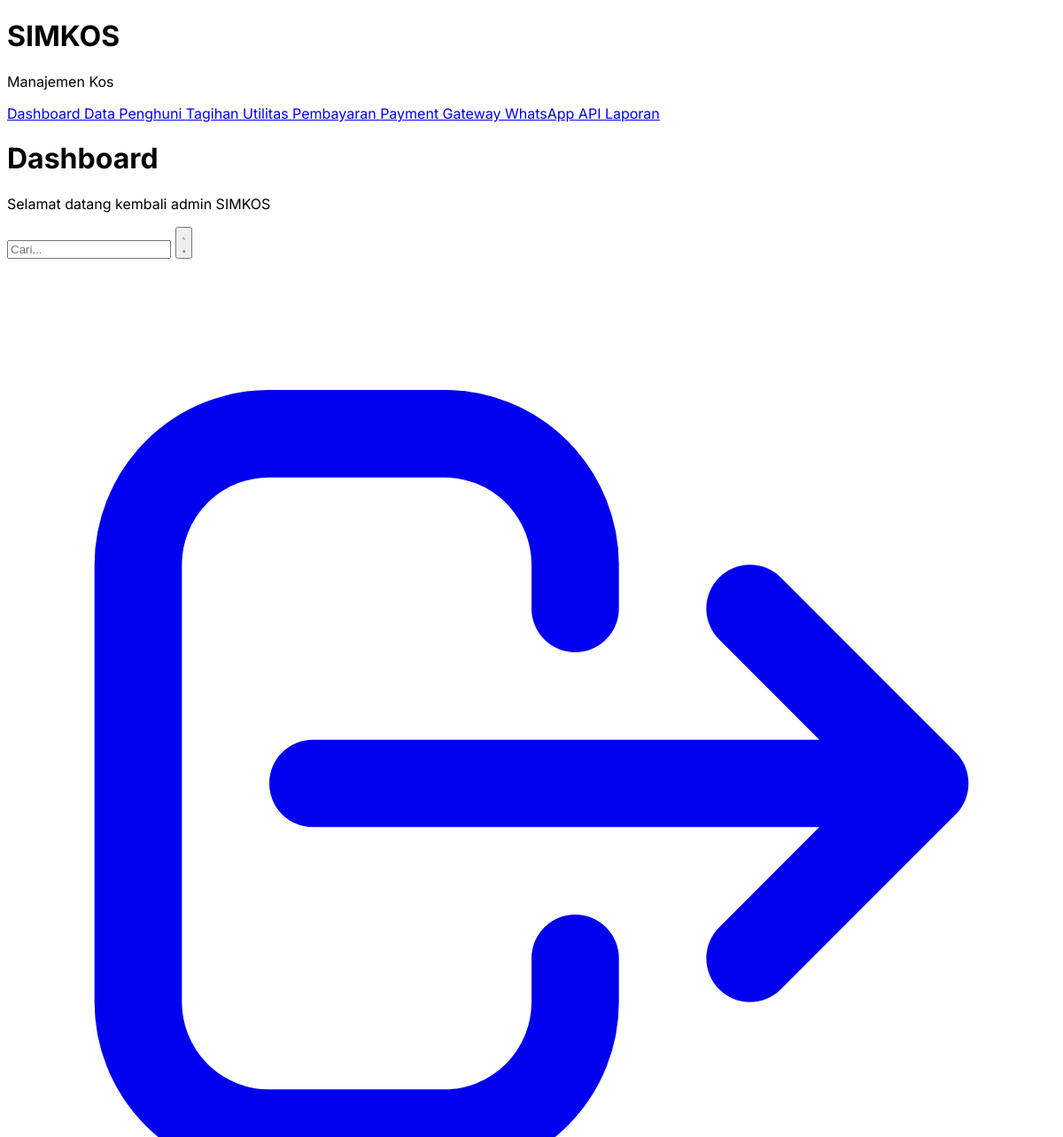
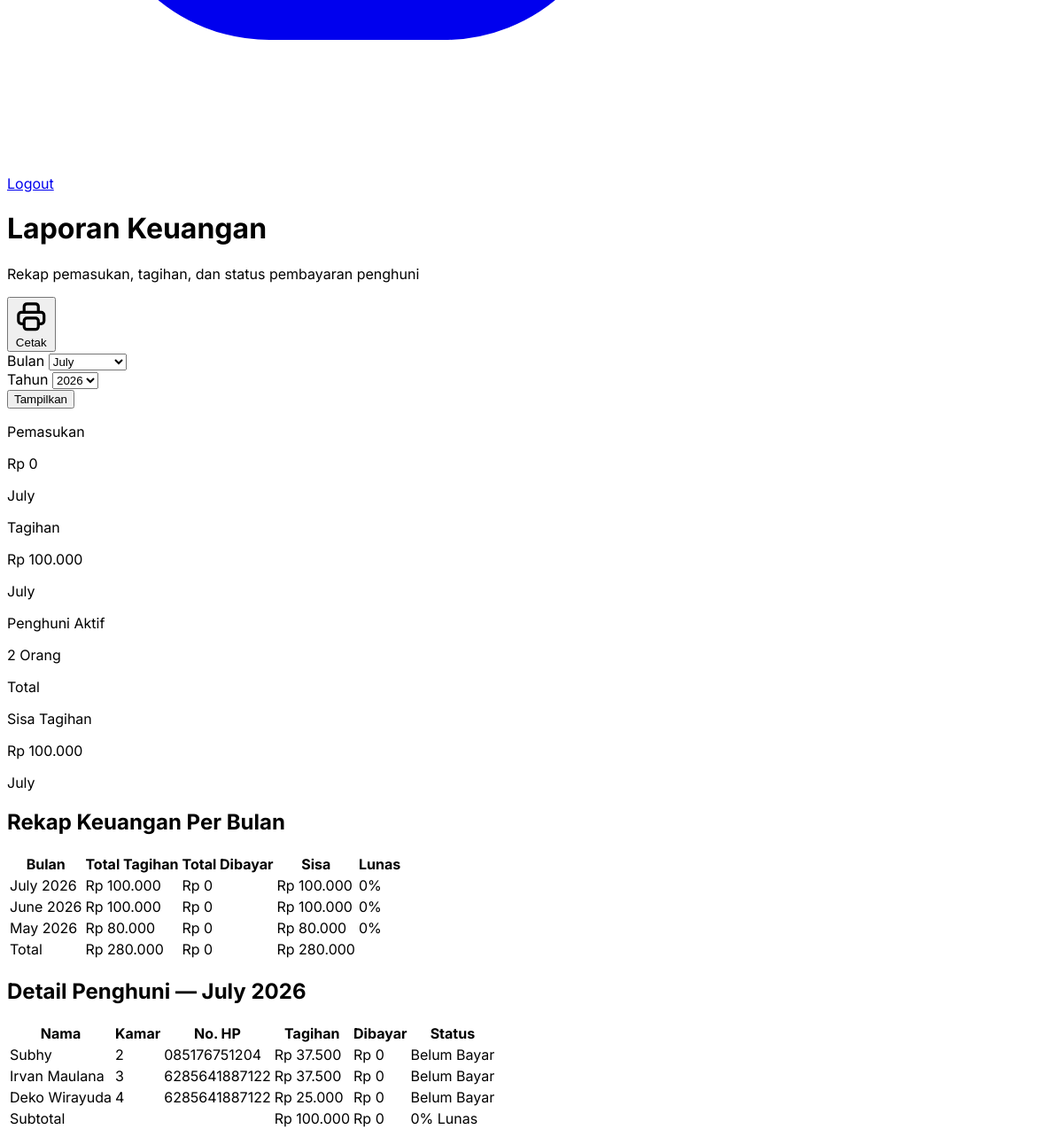
Screenshot of /laporan/index.php (signed in) with the database file from the repository (2 pictures, top to bottom).
### tables this page shows
CREATE TABLE `detail_tagihan` (
  `id` int(11) NOT NULL,
  `tagihan_id` int(11) NOT NULL,
  `penghuni_id` int(11) NOT NULL,
  `bobot` decimal(3,1) NOT NULL,
  `nominal_tagihan` decimal(12,2) NOT NULL,
  `status_bayar` enum('Belum Bayar','Lunas') DEFAULT 'Belum Bayar',
  `midtrans_order_id` varchar(100) DEFAULT NULL,
  `midtrans_va_number` varchar(50) DEFAULT NULL,
  `midtrans_va_bank` varchar(20) DEFAULT NULL,
  `midtrans_transaction_id` varchar(100) DEFAULT NULL,
  `midtrans_expiry` datetime DEFAULT NULL,
  `tagihan_listrik` decimal(12,2) DEFAULT 0.00,
  `tagihan_wifi` decimal(12,2) DEFAULT 0.00,
  `tagihan_air` decimal(12,2) DEFAULT 0.00,
  `tagihan_sampah` decimal(12,2) DEFAULT 0.00
);

CREATE TABLE `penghuni` (
  `no` int(11) NOT NULL,
  `no_kamar` int(11) NOT NULL,
  `nik` varchar(16) NOT NULL,
  `nama_lengkap` varchar(100) NOT NULL,
  `alamat` text NOT NULL,
  `no_hp` varchar(15) NOT NULL,
  `status_kamar` enum('Aktif','Tidak Aktif') DEFAULT 'Aktif',
  `status_pembayaran` enum('Lunas','Menunggak','Belum Lunas') DEFAULT 'Belum Lunas'
);

### laporan/index.php (the view, shortened to what this page needs)
<?php
include '../config/koneksi.php';
$qMonths = mysqli_query($conn, "
    SELECT DISTINCT bulan, tahun FROM tagihan_utilitas
    ORDER BY tahun DESC, id DESC
");
$availableMonths = [];
while ($m = mysqli_fetch_assoc($qMonths)) {
    $availableMonths[] = $m;
}
$latestMonth = !empty($availableMonths) ? $availableMonths[0]['bulan'] : date('F');
$latestYear  = !empty($availableMonths) ? $availableMonths[0]['tahun'] : date('Y');
$selectedBulan = isset($_GET['bulan']) ? mysqli_real_escape_string($conn, $_GET['bulan']) : $latestMonth;
$selectedTahun = isset($_GET['tahun']) ? mysqli_real_escape_string($conn, $_GET['tahun']) : $latestYear;
$qPemasukan = mysqli_query($conn, "
    SELECT COALESCE(SUM(pb.jumlah_bayar), 0) total
    FROM pembayaran pb
    JOIN detail_tagihan dt ON pb.detail_tagihan_id = dt.id
    JOIN tagihan_utilitas tu ON dt.tagihan_id = tu.id
    WHERE pb.status = 'Diterima'
      AND tu.bulan = '$selectedBulan'
      AND tu.tahun = '$selectedTahun'
");
$pemasukan = (float)(mysqli_fetch_assoc($qPemasukan)['total'] ?? 0);
$qTagihan = mysqli_query($conn, "
    SELECT COALESCE(SUM(total_tagihan), 0) total
    FROM tagihan_utilitas
    WHERE bulan = '$selectedBulan' AND tahun = '$selectedTahun'
");
$tagihan = (float)(mysqli_fetch_assoc($qTagihan)['total'] ?? 0);
$qAktif = mysqli_query($conn, "SELECT COUNT(*) total FROM penghuni WHERE status_kamar = 'Aktif'");
$aktif = (int)(mysqli_fetch_assoc($qAktif)['total'] ?? 0);
$qRekap = mysqli_query($conn, "
    SELECT
        tu.bulan,
        tu.tahun,
        tu.total_tagihan,
        COALESCE((
            SELECT SUM(pb.jumlah_bayar)
            FROM pembayaran pb
            JOIN detail_tagihan dt2 ON pb.detail_tagihan_id = dt2.id
            WHERE dt2.tagihan_id = tu.id AND pb.status = 'Diterima'
        ), 0) as total_dibayar,
        COUNT(dt.id) as total_penghuni,
        SUM(CASE WHEN dt.status_bayar = 'Lunas' THEN 1 ELSE 0 END) as lunas_penghuni
    FROM tagihan_utilitas tu
    JOIN detail_tagihan dt ON dt.tagihan_id = tu.id
    GROUP BY tu.id
    ORDER BY tu.id DESC
");
$grandTagihan = 0;
$grandDibayar = 0;
$qDetail = mysqli_query($conn, "
    SELECT
        pn.nama_lengkap,
        pn.no_kamar,
        pn.no_hp,
        dt.nominal_tagihan,
        COALESCE((
            SELECT SUM(pb.jumlah_bayar)
            FROM pembayaran pb
            WHERE pb.detail_tagihan_id = dt.id AND pb.status = 'Diterima'
        ), 0) as total_dibayar,
        dt.status_bayar,
        dt.id
    FROM detail_tagihan dt
    JOIN penghuni pn ON dt.penghuni_id = pn.no
    JOIN tagihan_utilitas tu ON dt.tagihan_id = tu.id
    WHERE tu.bulan = '$selectedBulan' AND tu.tahun = '$selectedTahun'
    ORDER BY pn.no_kamar ASC
");
?>
<!DOCTYPE html>
<html lang="id">
<head>
  <?php include '../components/theme.php'; ?>
</head>
<body class="bg-gray-100 dark:bg-[#0f0f0f] text-gray-800 dark:text-white">
<?php include '../components/sidebar.php'; ?>
<div class="ml-64 p-8">
  <?php include '../components/topbar.php'; ?>
  <div class="flex items-center justify-between mb-8 no-print">
    <div>
      <h1 class="text-3xl font-bold">Laporan Keuangan</h1>
      <p class="text-gray-500 dark:text-gray-400 mt-2">Rekap pemasukan, tagihan, dan status pembayaran penghuni</p>
    </div>
    <button onclick="window.print()"
      class="h-12 px-6 rounded-2xl bg-blue-600 hover:bg-blue-700 text-white font-medium shadow-lg flex items-center gap-2">
      Cetak
    </button>
  </div>
  <div class="bg-white dark:bg-[#111] p-6 rounded-3xl shadow-xl border border-gray-100 dark:border-[#1f1f1f] mb-8 no-print">
    <form method="GET" class="flex flex-col md:flex-row gap-4 items-end">
      <div>
        <label class="block text-sm text-gray-500 dark:text-gray-400 mb-1">Bulan</label>
        <select name="bulan"
          class="w-full md:w-44 h-12 px-4 rounded-2xl bg-gray-50 dark:bg-[#0d0d0d] border border-gray-200 dark:border-[#222] outline-none text-gray-800 dark:text-white">
          <?php
          $monthsList = ['January','February','March','April','May','June','July','August','September','October','November','December'];
          foreach ($monthsList as $m):
          ?>
            <option value="<?= $m ?>" <?= $m === $selectedBulan ? 'selected' : '' ?>><?= $m ?></option>
          <?php endforeach; ?>
        </select>
      </div>
      <div>
        <label class="block text-sm text-gray-500 dark:text-gray-400 mb-1">Tahun</label>
        <select name="tahun"
          class="w-full md:w-36 h-12 px-4 rounded-2xl bg-gray-50 dark:bg-[#0d0d0d] border border-gray-200 dark:border-[#222] outline-none text-gray-800 dark:text-white">
          <?php for ($t = date('Y'); $t >= 2024; $t--): ?>
            <option value="<?= $t ?>" <?= (int)$selectedTahun === $t ? 'selected' : '' ?>><?= $t ?></option>
          <?php endfor; ?>
        </select>
      </div>
      <button type="submit"
        class="h-12 px-6 rounded-2xl bg-blue-600 hover:bg-blue-700 text-white font-medium">
        Tampilkan
      </button>
    </form>
  </div>
  <div class="grid grid-cols-2 md:grid-cols-4 gap-4 mb-8">
    <div class="bg-white dark:bg-[#111] p-5 rounded-2xl shadow border border-gray-100 dark:border-[#1f1f1f]">
      <p class="text-xs text-gray-500 dark:text-gray-400 uppercase tracking-wide">Pemasukan</p>
      <p class="text-xl font-bold text-green-600 mt-1">Rp <?= number_format($pemasukan, 0, ',', '.') ?></p>
      <p class="text-xs text-gray-400"><?= htmlspecialchars($selectedBulan) ?></p>
    </div>
    <div class="bg-white dark:bg-[#111] p-5 rounded-2xl shadow border border-gray-100 dark:border-[#1f1f1f]">
      <p class="text-xs text-gray-500 dark:text-gray-400 uppercase tracking-wide">Tagihan</p>
      <p class="text-xl font-bold text-blue-600 mt-1">Rp <?= number_format($tagihan, 0, ',', '.') ?></p>
      <p class="text-xs text-gray-400"><?= htmlspecialchars($selectedBulan) ?></p>
    </div>
    <div class="bg-white dark:bg-[#111] p-5 rounded-2xl shadow border border-gray-100 dark:border-[#1f1f1f]">
      <p class="text-xs text-gray-500 dark:text-gray-400 uppercase tracking-wide">Penghuni Aktif</p>
      <p class="text-xl font-bold text-purple-600 mt-1"><?= $aktif ?> Orang</p>
      <p class="text-xs text-gray-400">Total</p>
    </div>
    <div class="bg-white dark:bg-[#111] p-5 rounded-2xl shadow border border-gray-100 dark:border-[#1f1f1f]">
      <p class="text-xs text-gray-500 dark:text-gray-400 uppercase tracking-wide">Sisa Tagihan</p>
      <p class="text-xl font-bold <?= ($tagihan - $pemasukan) > 0 ? 'text-red-600' : 'text-green-600' ?> mt-1">
        Rp <?= number_format(max(0, $tagihan - $pemasukan), 0, ',', '.') ?>
      </p>
      <p class="text-xs text-gray-400"><?= htmlspecialchars($selectedBulan) ?></p>
    </div>
  </div>
  <div class="bg-white dark:bg-[#111] rounded-3xl shadow-xl border border-gray-100 dark:border-[#1f1f1f] overflow-hidden mb-8">
    <div class="px-6 py-5 border-b border-gray-100 dark:border-[#1f1f1f]">
      <h2 class="text-lg font-semibold">Rekap Keuangan Per Bulan</h2>
    </div>
    <div class="overflow-x-auto">
      <table class="w-full text-left">
        <thead class="bg-gray-50 dark:bg-[#0d0d0d]">
          <tr class="text-sm text-gray-500 dark:text-gray-400">
            <th class="px-6 py-4 font-medium">Bulan</th>
            <th class="px-6 py-4 font-medium">Total Tagihan</th>
            <th class="px-6 py-4 font-medium">Total Dibayar</th>
            <th class="px-6 py-4 font-medium">Sisa</th>
            <th class="px-6 py-4 font-medium">Lunas</th>
          </tr>
        </thead>
        <tbody>
          <?php while ($r = mysqli_fetch_assoc($qRekap)):
            $tagih = (float)$r['total_tagihan'];
            $bayar = (float)$r['total_dibayar'];
            $sisaR = max(0, $tagih - $bayar);
            $grandTagihan += $tagih;
            $grandDibayar += $bayar;
            $pct = $tagih > 0 ? round(($bayar / $tagih) * 100) : 0;
          ?>
          <tr class="border-t border-gray-100 dark:border-[#222] hover:bg-gray-50 dark:hover:bg-[#1a1a1a] transition">
            <td class="px-6 py-4 font-medium"><?= htmlspecialchars($r['bulan'] . ' ' . $r['tahun']) ?></td>
            <td class="px-6 py-4">Rp <?= number_format($tagih, 0, ',', '.') ?></td>
            <td class="px-6 py-4 text-green-600 font-medium">Rp <?= number_format($bayar, 0, ',', '.') ?></td>
            <td class="px-6 py-4 <?= $sisaR > 0 ? 'text-red-500' : 'text-gray-500' ?>">Rp <?= number_format($sisaR, 0, ',', '.') ?></td>
            <td class="px-6 py-4">
              <div class="flex items-center gap-2">
                <span class="text-xs <?= $pct >= 100 ? 'text-green-600' : 'text-yellow-600' ?>"><?= $pct ?>%</span>
              </div>
            </td>
          </tr>
          <?php endwhile; ?>
        </tbody>
        <tfoot class="bg-gray-50 dark:bg-[#0d0d0d] font-semibold">
          <tr class="border-t-2 border-gray-200 dark:border-[#333]">
            <td class="px-6 py-4">Total</td>
            <td class="px-6 py-4">Rp <?= number_format($grandTagihan, 0, ',', '.') ?></td>
            <td class="px-6 py-4 text-green-600">Rp <?= number_format($grandDibayar, 0, ',', '.') ?></td>
            <td class="px-6 py-4 <?= ($grandTagihan - $grandDibayar) > 0 ? 'text-red-500' : 'text-gray-500' ?>">
              Rp <?= number_format(max(0, $grandTagihan - $grandDibayar), 0, ',', '.') ?>
            </td>
            <td class="px-6 py-4"></td>
          </tr>
        </tfoot>
      </table>
    </div>
  </div>
  <div class="bg-white dark:bg-[#111] rounded-3xl shadow-xl border border-gray-100 dark:border-[#1f1f1f] overflow-hidden">
    <div class="px-6 py-5 border-b border-gray-100 dark:border-[#1f1f1f] flex justify-between items-center">
      <h2 class="text-lg font-semibold">Detail Penghuni — <?= htmlspecialchars($selectedBulan) ?> <?= htmlspecialchars($selectedTahun) ?></h2>
    </div>
    <div class="overflow-x-auto">
      <table class="w-full text-left">
        <thead class="bg-gray-50 dark:bg-[#0d0d0d]">
          <tr class="text-sm text-gray-500 dark:text-gray-400">
            <th class="px-6 py-4 font-medium">Nama</th>
            <th class="px-6 py-4 font-medium">Kamar</th>
            <th class="px-6 py-4 font-medium">No. HP</th>
            <th class="px-6 py-4 font-medium">Tagihan</th>
            <th class="px-6 py-4 font-medium">Dibayar</th>
            <th class="px-6 py-4 font-medium">Status</th>
          </tr>
        </thead>
        <tbody>
          <?php
          $subTagihan = 0;
          $subDibayar = 0;
          $hasDetail = false;
          ?>
          <?php while ($r = mysqli_fetch_assoc($qDetail)):
            $hasDetail = true;
            $subTagihan += (float)$r['nominal_tagihan'];
            $subDibayar += (float)$r['total_dibayar'];
          ?>
          <tr class="border-t border-gray-100 dark:border-[#222] hover:bg-gray-50 dark:hover:bg-[#1a1a1a] transition">
            <td class="px-6 py-4 font-medium"><?= htmlspecialchars($r['nama_lengkap']) ?></td>
            <td class="px-6 py-4"><?= (int)$r['no_kamar'] ?></td>
            <td class="px-6 py-4"><?= htmlspecialchars($r['no_hp']) ?></td>
            <td class="px-6 py-4">Rp <?= number_format($r['nominal_tagihan'], 0, ',', '.') ?></td>
            <td class="px-6 py-4 <?= (float)$r['total_dibayar'] > 0 ? 'text-green-600' : '' ?>">
              Rp <?= number_format($r['total_dibayar'], 0, ',', '.') ?>
            </td>
            <td class="px-6 py-4">
              <?php if ($r['status_bayar'] === 'Lunas'): ?>
                <span class="px-3 py-1 rounded-full text-xs bg-green-100 text-green-600 font-medium">Lunas</span>
              <?php elseif ((float)$r['total_dibayar'] > 0): ?>
                <span class="px-3 py-1 rounded-full text-xs bg-yellow-100 text-yellow-700 font-medium">Sebagian</span>
              <?php else: ?>
                <span class="px-3 py-1 rounded-full text-xs bg-red-100 text-red-600 font-medium">Belum Bayar</span>
              <?php endif; ?>
            </td>
          </tr>
          <?php endwhile; ?>
        </tbody>
        <?php if ($hasDetail): ?>
        <tfoot class="bg-gray-50 dark:bg-[#0d0d0d] font-semibold">
          <tr class="border-t-2 border-gray-200 dark:border-[#333]">
            <td class="px-6 py-4" colspan="3">Subtotal</td>
            <td class="px-6 py-4">Rp <?= number_format($subTagihan, 0, ',', '.') ?></td>
            <td class="px-6 py-4 text-green-600">Rp <?= number_format($subDibayar, 0, ',', '.') ?></td>
            <td class="px-6 py-4">
              <?php $pctSub = $subTagihan > 0 ? round(($subDibayar / $subTagihan) * 100) : 0; ?>
              <span class="<?= $pctSub >= 100 ? 'text-green-600' : 'text-yellow-600' ?>"><?= $pctSub ?>% Lunas</span>
            </td>
          </tr>
        </tfoot>
        <?php endif; ?>
      </table>
    </div>
  </div>
</div>
</body>
</html>

### rows the page displays
detail_tagihan: penghuni.nama_lengkap "Subhy", penghuni.no_kamar "2", penghuni.no_hp "085176751204", nominal_tagihan "37.500", total_dibayar "0", status_bayar "Belum Bayar"
detail_tagihan: penghuni.nama_lengkap "Irvan Maulana", penghuni.no_kamar "3", penghuni.no_hp "6285641887122", nominal_tagihan "37.500", total_dibayar "0", status_bayar "Belum Bayar"
detail_tagihan: penghuni.nama_lengkap "Deko Wirayuda", penghuni.no_kamar "4", penghuni.no_hp "6285641887122", nominal_tagihan "25.000", total_dibayar "0", status_bayar "Belum Bayar"

### other values shown
$pemasukan "0"
$selectedBulan "July"
$tagihan "100.000"
$aktif "2"
max(0, $tagihan - $pemasukan) "100.000"
$r['bulan'] . ' ' . $r['tahun'] "July 2026"
$tagih "100.000"
$bayar "0"
$sisaR "100.000"
$pct "0"
$r['bulan'] . ' ' . $r['tahun'] "June 2026"
$r['bulan'] . ' ' . $r['tahun'] "May 2026"
$tagih "80.000"
$sisaR "80.000"
$grandTagihan "280.000"
